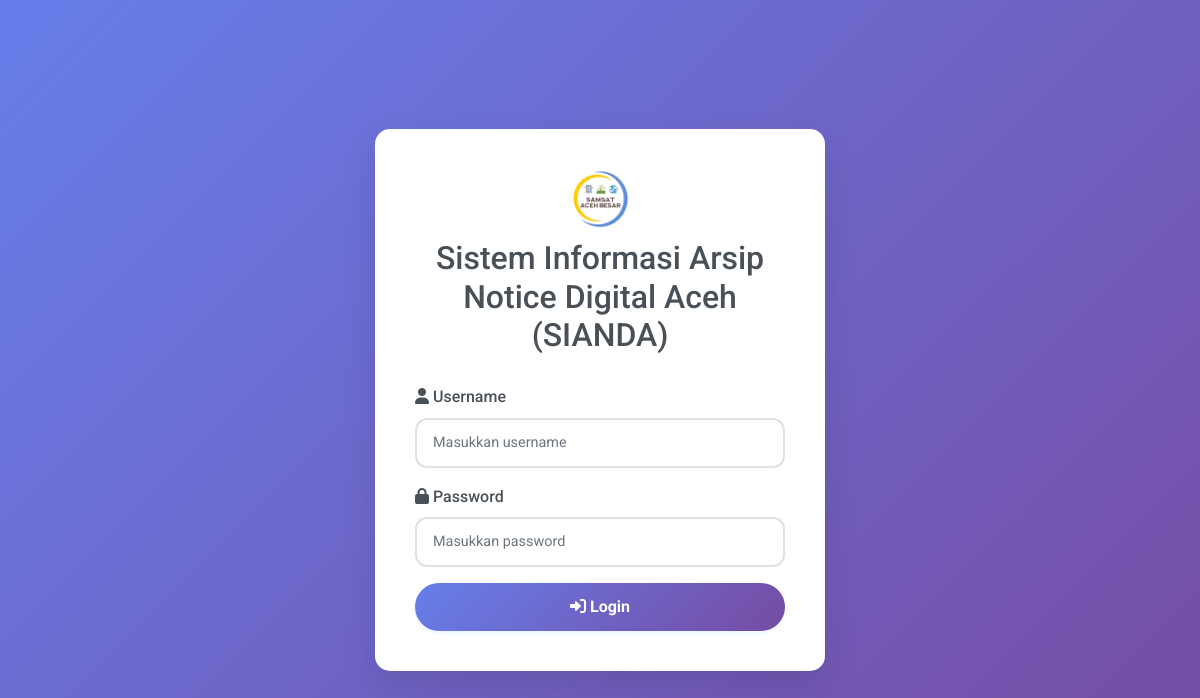
The page /login.php on the database its author committed.
### tables this page shows
CREATE TABLE `settings` (
  `id` int(11) NOT NULL AUTO_INCREMENT,
  `app_title` varchar(255) NOT NULL DEFAULT 'Sistem Informasi Arsip Notice Digital Aceh',
  `logo_path` varchar(255) DEFAULT NULL,
  PRIMARY KEY (`id`)
);

### login.php (the view, shortened to what this page needs)
<?php
include 'db.php';
$sql_settings = "SELECT * FROM settings WHERE id = 1";
$result_settings = mysqli_query($conn, $sql_settings);
$settings = mysqli_fetch_assoc($result_settings);
?>
<!DOCTYPE html>
<html lang="en">
<head>
    <link href="https://cdn.jsdelivr.net/npm/bootstrap@5.1.3/dist/css/bootstrap.min.css" rel="stylesheet">
    <link rel="stylesheet" href="https://cdnjs.cloudflare.com/ajax/libs/font-awesome/6.0.0/css/all.min.css">
    <link href="assets/css/style.css" rel="stylesheet">
</head>
<body>
    <div class="login-container">
        <div class="login-header">
            <?php if ($settings['logo_path']) { ?>
                <img src="uploads/<?php echo $settings['logo_path']; ?>" alt="Logo" style="height: 60px; margin-bottom: 10px;">
            <?php } else { ?>
                <i class="fas fa-archive"></i>
            <?php } ?>
            <h2><?php echo $settings['app_title']; ?></h2>
        </div>
        <form method="POST">
            <div class="mb-3">
                <label for="username" class="form-label"><i class="fas fa-user"></i> Username</label>
                <input type="text" class="form-control" id="username" name="username" required placeholder="Masukkan username">
            </div>
            <div class="mb-3">
                <label for="password" class="form-label"><i class="fas fa-lock"></i> Password</label>
                <input type="password" class="form-control" id="password" name="password" required placeholder="Masukkan password">
            </div>
            <button type="submit" class="btn btn-primary w-100 btn-login"><i class="fas fa-sign-in-alt"></i> Login</button>
        </form>
    </div>
</body>
</html>

### assets/css/style.css (style rules this page uses)
:root { --primary-color: #2196f3; --primary-light: #64b5f6; --primary-dark: #1976d2; --secondary-color: #ff9800; --secondary-light: #ffb74d; --secondary-dark: #f57c00; --success-color: #4caf50; --info-color: #00bcd4; --warning-color: #ff9800; --danger-color: #f44336; --gray-100: #f8f9fa; --gray-200: #e9ecef; --gray-300: #dee2e6; --gray-400: #ced4da; --gray-500: #adb5bd; --gray-600: #6c757d; --gray-700: #495057; --gray-800: #343a40; --gray-900: #212529; --white: #ffffff; --black: #000000; --shadow-light: 0 2px 4px rgba(33, 150, 243, 0.1); --shadow-medium: 0 4px 8px rgba(33, 150, 243, 0.15); --shadow-heavy: 0 8px 16px rgba(33, 150, 243, 0.2); --border-radius: 12px; --border-radius-lg: 16px; --transition: all 0.3s cubic-bezier(0.4, 0, 0.2, 1); }
* { box-sizing: border-box; }
body { font-family: 'Roboto', 'Segoe UI', Tahoma, Geneva, Verdana, sans-serif; background: linear-gradient(135deg, #f5f7fa 0%, #c3cfe2 100%); color: var(--gray-700); line-height: 1.6; margin: 0; padding: 0; min-height: 100vh; }
.btn { border-radius: var(--border-radius); font-weight: 500; padding: 0.5rem 1.5rem; transition: var(--transition); border: none; position: relative; overflow: hidden; }
.btn::before { content: ''; position: absolute; top: 50%; left: 50%; width: 0; height: 0; background: rgba(255, 255, 255, 0.2); border-radius: 50%; transform: translate(-50%, -50%); transition: width 0.6s, height 0.6s; }
.btn-primary { background: linear-gradient(135deg, var(--primary-color) 0%, var(--primary-light) 100%); color: var(--white); box-shadow: var(--shadow-light); }
.form-control { border-radius: var(--border-radius); border: 2px solid var(--gray-300); padding: 0.75rem 1rem; font-size: 0.9rem; transition: var(--transition); background: var(--white); }
.form-label { font-weight: 500; color: var(--gray-700); margin-bottom: 0.5rem; }
.login-container { max-width: 420px; margin: 5% auto; padding: 2rem; background: var(--white); border-radius: var(--border-radius-lg); box-shadow: var(--shadow-heavy); backdrop-filter: blur(10px); }

### login.php (style rules this page uses)
body { background: linear-gradient(135deg, #667eea 0%, #764ba2 100%); min-height: 100vh; display: flex; align-items: center; justify-content: center; }
.login-container { background: white; border-radius: 15px; box-shadow: 0 15px 35px rgba(0,0,0,.1); padding: 40px; max-width: 450px; width: 100%; }
.login-header { text-align: center; margin-bottom: 30px; }
.btn-login { background: linear-gradient(135deg, #667eea 0%, #764ba2 100%); border: none; border-radius: 25px; padding: 12px; font-weight: bold; transition: transform 0.2s; }

### rows shown on the page
settings: logo_path (picture), app_title "Sistem Informasi Arsip Notice Digital Aceh (SIANDA)"
